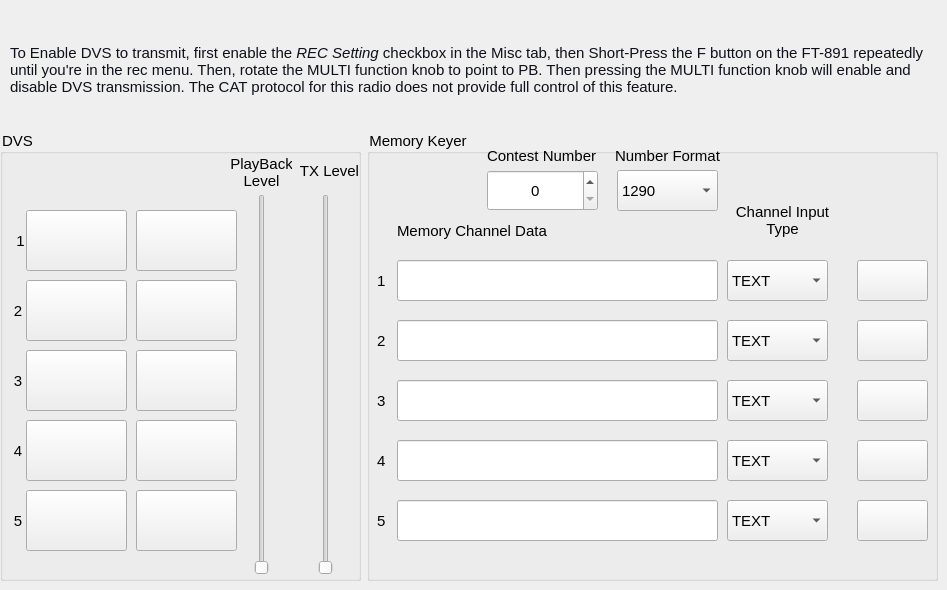
      <widget class="QWidget" name="contesting">
       <property name="styleSheet">
        <string notr="true">QWidget{font: &quot;MS Shell Dlg 2&quot;; font-size: 15px}</string>
       </property>
       <attribute name="title">
        <string>Contesting</string>
       </attribute>
       <widget class="QGroupBox" name="gpDVS">
        <property name="geometry">
         <rect>
          <x>0</x>
          <y>130</y>
          <width>361</width>
          <height>451</height>
         </rect>
        </property>
        <property name="title">
         <string>DVS</string>
        </property>
        <widget class="QPushButton" name="btnCh1Load">
         <property name="geometry">
          <rect>
           <x>26</x>
           <y>80</y>
           <width>101</width>
           <height>61</height>
          </rect>
         </property>
         <property name="text">
          <string/>
         </property>
         <property name="icon">
          <iconset resource="QtFT891.qrc">
           <normaloff>:/QtFT891/Record</normaloff>:/QtFT891/Record</iconset>
         </property>
         <property name="iconSize">
          <size>
           <width>48</width>
           <height>48</height>
          </size>
         </property>
        </widget>
        <widget class="QPushButton" name="btnCh1Play">
         <property name="geometry">
          <rect>
           <x>136</x>
           <y>80</y>
           <width>101</width>
           <height>61</height>
          </rect>
         </property>
         <property name="text">
          <string/>
         </property>
         <property name="icon">
          <iconset resource="QtFT891.qrc">
           <normaloff>:/QtFT891/Play</normaloff>:/QtFT891/Play</iconset>
         </property>
         <property name="iconSize">
          <size>
           <width>48</width>
           <height>48</height>
          </size>
         </property>
        </widget>
        <widget class="QPushButton" name="btnCh2Play">
         <property name="geometry">
          <rect>
           <x>136</x>
           <y>150</y>
           <width>101</width>
           <height>61</height>
          </rect>
         </property>
         <property name="text">
          <string/>
         </property>
         <property name="icon">
          <iconset resource="QtFT891.qrc">
           <normaloff>:/QtFT891/Play</normaloff>:/QtFT891/Play</iconset>
         </property>
         <property name="iconSize">
          <size>
           <width>48</width>
           <height>48</height>
          </size>
         </property>
        </widget>
        <widget class="QPushButton" name="btnCh2Load">
         <property name="geometry">
          <rect>
           <x>26</x>
           <y>150</y>
           <width>101</width>
           <height>61</height>
          </rect>
         </property>
         <property name="text">
          <string/>
         </property>
         <property name="icon">
          <iconset resource="QtFT891.qrc">
           <normaloff>:/QtFT891/Record</normaloff>:/QtFT891/Record</iconset>
         </property>
         <property name="iconSize">
          <size>
           <width>48</width>
           <height>48</height>
          </size>
         </property>
        </widget>
        <widget class="QPushButton" name="btnCh3Play">
         <property name="geometry">
          <rect>
           <x>136</x>
           <y>220</y>
           <width>101</width>
           <height>61</height>
          </rect>
         </property>
         <property name="text">
          <string/>
         </property>
         <property name="icon">
          <iconset resource="QtFT891.qrc">
           <normaloff>:/QtFT891/Play</normaloff>:/QtFT891/Play</iconset>
         </property>
         <property name="iconSize">
          <size>
           <width>48</width>
           <height>48</height>
          </size>
         </property>
        </widget>
        <widget class="QPushButton" name="btnCh3Load">
         <property name="geometry">
          <rect>
           <x>26</x>
           <y>220</y>
           <width>101</width>
           <height>61</height>
          </rect>
         </property>
         <property name="text">
          <string/>
         </property>
         <property name="icon">
          <iconset resource="QtFT891.qrc">
           <normaloff>:/QtFT891/Record</normaloff>:/QtFT891/Record</iconset>
         </property>
         <property name="iconSize">
          <size>
           <width>48</width>
           <height>48</height>
          </size>
         </property>
        </widget>
        <widget class="QPushButton" name="btnCh4Play">
         <property name="geometry">
          <rect>
           <x>136</x>
           <y>290</y>
           <width>101</width>
           <height>61</height>
          </rect>
         </property>
         <property name="text">
          <string/>
         </property>
         <property name="icon">
          <iconset resource="QtFT891.qrc">
           <normaloff>:/QtFT891/Play</normaloff>:/QtFT891/Play</iconset>
         </property>
         <property name="iconSize">
          <size>
           <width>48</width>
           <height>48</height>
          </size>
         </property>
        </widget>
        <widget class="QPushButton" name="btnCh4Load">
         <property name="geometry">
          <rect>
           <x>26</x>
           <y>290</y>
           <width>101</width>
           <height>61</height>
          </rect>
         </property>
         <property name="text">
          <string/>
         </property>
         <property name="icon">
          <iconset resource="QtFT891.qrc">
           <normaloff>:/QtFT891/Record</normaloff>:/QtFT891/Record</iconset>
         </property>
         <property name="iconSize">
          <size>
           <width>48</width>
           <height>48</height>
          </size>
         </property>
        </widget>
        <widget class="QPushButton" name="btnCh5Play">
         <property name="geometry">
          <rect>
           <x>136</x>
           <y>360</y>
           <width>101</width>
           <height>61</height>
          </rect>
         </property>
         <property name="text">
          <string/>
         </property>
         <property name="icon">
          <iconset resource="QtFT891.qrc">
           <normaloff>:/QtFT891/Play</normaloff>:/QtFT891/Play</iconset>
         </property>
         <property name="iconSize">
          <size>
           <width>48</width>
           <height>48</height>
          </size>
         </property>
        </widget>
        <widget class="QPushButton" name="btnCh5Load">
         <property name="geometry">
          <rect>
           <x>26</x>
           <y>360</y>
           <width>101</width>
           <height>61</height>
          </rect>
         </property>
         <property name="text">
          <string/>
         </property>
         <property name="icon">
          <iconset resource="QtFT891.qrc">
           <normaloff>:/QtFT891/Record</normaloff>:/QtFT891/Record</iconset>
         </property>
         <property name="iconSize">
          <size>
           <width>48</width>
           <height>48</height>
          </size>
         </property>
        </widget>
        <widget class="QLabel" name="lbldvs_1">
         <property name="geometry">
          <rect>
           <x>10</x>
           <y>90</y>
           <width>21</width>
           <height>41</height>
          </rect>
         </property>
         <property name="text">
          <string>1</string>
         </property>
         <property name="alignment">
          <set>Qt::AlignCenter</set>
         </property>
        </widget>
        <widget class="QLabel" name="lbldvs_2">
         <property name="geometry">
          <rect>
           <x>10</x>
           <y>160</y>
           <width>16</width>
           <height>41</height>
          </rect>
         </property>
         <property name="text">
          <string>2</string>
         </property>
         <property name="alignment">
          <set>Qt::AlignCenter</set>
         </property>
        </widget>
        <widget class="QLabel" name="lbldvs_3">
         <property name="geometry">
          <rect>
           <x>10</x>
           <y>230</y>
           <width>16</width>
           <height>41</height>
          </rect>
         </property>
         <property name="text">
          <string>3</string>
         </property>
         <property name="alignment">
          <set>Qt::AlignCenter</set>
         </property>
        </widget>
        <widget class="QLabel" name="lbldvs_4">
         <property name="geometry">
          <rect>
           <x>10</x>
           <y>300</y>
           <width>16</width>
           <height>41</height>
          </rect>
         </property>
         <property name="text">
          <string>4</string>
         </property>
         <property name="alignment">
          <set>Qt::AlignCenter</set>
         </property>
        </widget>
        <widget class="QLabel" name="lbldvs_5">
         <property name="geometry">
          <rect>
           <x>10</x>
           <y>370</y>
           <width>16</width>
           <height>41</height>
          </rect>
         </property>
         <property name="text">
          <string>5</string>
         </property>
         <property name="alignment">
          <set>Qt::AlignCenter</set>
         </property>
        </widget>
        <widget class="QSlider" name="lvldvsRx">
         <property name="geometry">
          <rect>
           <x>241</x>
           <y>64</y>
           <width>41</width>
           <height>381</height>
          </rect>
         </property>
         <property name="maximum">
          <number>100</number>
         </property>
         <property name="orientation">
          <enum>Qt::Vertical</enum>
         </property>
        </widget>
        <widget class="QLabel" name="lbdvsrx">
         <property name="geometry">
          <rect>
           <x>231</x>
           <y>12</y>
           <width>61</width>
           <height>61</height>
          </rect>
         </property>
         <property name="text">
          <string>PlayBack Level</string>
         </property>
         <property name="alignment">
          <set>Qt::AlignCenter</set>
         </property>
         <property name="wordWrap">
          <bool>true</bool>
         </property>
        </widget>
        <widget class="QSlider" name="lvldvsTx">
         <property name="geometry">
          <rect>
           <x>305</x>
           <y>64</y>
           <width>41</width>
           <height>381</height>
          </rect>
         </property>
         <property name="maximum">
          <number>100</number>
         </property>
         <property name="orientation">
          <enum>Qt::Vertical</enum>
         </property>
        </widget>
        <widget class="QLabel" name="label">
         <property name="geometry">
          <rect>
           <x>299</x>
           <y>20</y>
           <width>61</width>
           <height>41</height>
          </rect>
         </property>
         <property name="text">
          <string>TX Level</string>
         </property>
         <property name="alignment">
          <set>Qt::AlignCenter</set>
         </property>
         <property name="wordWrap">
          <bool>true</bool>
         </property>
        </widget>
       </widget>
       <widget class="QGroupBox" name="gpmemkeyer">
        <property name="geometry">
         <rect>
          <x>367</x>
          <y>130</y>
          <width>571</width>
          <height>451</height>
         </rect>
        </property>
        <property name="title">
         <string>Memory Keyer</string>
        </property>
        <widget class="QLabel" name="lblmk">
         <property name="geometry">
          <rect>
           <x>10</x>
           <y>130</y>
           <width>16</width>
           <height>41</height>
          </rect>
         </property>
         <property name="text">
          <string>1</string>
         </property>
        </widget>
        <widget class="QLabel" name="lblmk_2">
         <property name="geometry">
          <rect>
           <x>10</x>
           <y>190</y>
           <width>16</width>
           <height>41</height>
          </rect>
         </property>
         <property name="text">
          <string>2</string>
         </property>
        </widget>
        <widget class="QLabel" name="lblmk_3">
         <property name="geometry">
          <rect>
           <x>10</x>
           <y>250</y>
           <width>16</width>
           <height>41</height>
          </rect>
         </property>
         <property name="text">
          <string>3</string>
         </property>
        </widget>
        <widget class="QLabel" name="lblmk_4">
         <property name="geometry">
          <rect>
           <x>10</x>
           <y>310</y>
           <width>16</width>
           <height>41</height>
          </rect>
         </property>
         <property name="text">
          <string>4</string>
         </property>
        </widget>
        <widget class="QLabel" name="lblmk_5">
         <property name="geometry">
          <rect>
           <x>10</x>
           <y>370</y>
           <width>20</width>
           <height>41</height>
          </rect>
         </property>
         <property name="text">
          <string>5</string>
         </property>
        </widget>
        <widget class="QLineEdit" name="lnMemKey_1">
         <property name="geometry">
          <rect>
           <x>30</x>
           <y>130</y>
           <width>321</width>
           <height>41</height>
          </rect>
         </property>
        </widget>
        <widget class="QLineEdit" name="lnMemKey_2">
         <property name="geometry">
          <rect>
           <x>30</x>
           <y>190</y>
           <width>321</width>
           <height>41</height>
          </rect>
         </property>
        </widget>
        <widget class="QLineEdit" name="lnMemKey_3">
         <property name="geometry">
          <rect>
           <x>30</x>
           <y>250</y>
           <width>321</width>
           <height>41</height>
          </rect>
         </property>
        </widget>
        <widget class="QLineEdit" name="lnMemKey_5">
         <property name="geometry">
          <rect>
           <x>30</x>
           <y>370</y>
           <width>321</width>
           <height>41</height>
          </rect>
         </property>
        </widget>
        <widget class="QLineEdit" name="lnMemKey_4">
         <property name="geometry">
          <rect>
           <x>30</x>
           <y>310</y>
           <width>321</width>
           <height>41</height>
          </rect>
         </property>
        </widget>
        <widget class="QPushButton" name="bnMkPlay">
         <property name="geometry">
          <rect>
           <x>490</x>
           <y>130</y>
           <width>71</width>
           <height>41</height>
          </rect>
         </property>
         <property name="text">
          <string/>
         </property>
         <property name="icon">
          <iconset resource="QtFT891.qrc">
           <normaloff>:/QtFT891/Play</normaloff>:/QtFT891/Play</iconset>
         </property>
         <property name="shortcut">
          <string>Ctrl+1</string>
         </property>
        </widget>
        <widget class="QPushButton" name="bnMkPlay_2">
         <property name="geometry">
          <rect>
           <x>490</x>
           <y>190</y>
           <width>71</width>
           <height>41</height>
          </rect>
         </property>
         <property name="text">
          <string/>
         </property>
         <property name="icon">
          <iconset resource="QtFT891.qrc">
           <normaloff>:/QtFT891/Play</normaloff>:/QtFT891/Play</iconset>
         </property>
         <property name="shortcut">
          <string>Ctrl+2</string>
         </property>
        </widget>
        <widget class="QPushButton" name="bnMkPlay_3">
         <property name="geometry">
          <rect>
           <x>490</x>
           <y>250</y>
           <width>71</width>
           <height>41</height>
          </rect>
         </property>
         <property name="text">
          <string/>
         </property>
         <property name="icon">
          <iconset resource="QtFT891.qrc">
           <normaloff>:/QtFT891/Play</normaloff>:/QtFT891/Play</iconset>
         </property>
         <property name="shortcut">
          <string>Ctrl+3</string>
         </property>
        </widget>
        <widget class="QPushButton" name="bnMkPlay_4">
         <property name="geometry">
          <rect>
           <x>490</x>
           <y>310</y>
           <width>71</width>
           <height>41</height>
          </rect>
         </property>
         <property name="text">
          <string/>
         </property>
         <property name="icon">
          <iconset resource="QtFT891.qrc">
           <normaloff>:/QtFT891/Play</normaloff>:/QtFT891/Play</iconset>
         </property>
         <property name="shortcut">
          <string>Ctrl+4</string>
         </property>
        </widget>
        <widget class="QPushButton" name="bnMkPlay_5">
         <property name="geometry">
          <rect>
           <x>490</x>
           <y>370</y>
           <width>71</width>
           <height>41</height>
          </rect>
         </property>
         <property name="text">
          <string/>
         </property>
         <property name="icon">
          <iconset resource="QtFT891.qrc">
           <normaloff>:/QtFT891/Play</normaloff>:/QtFT891/Play</iconset>
         </property>
         <property name="shortcut">
          <string>Ctrl+5</string>
         </property>
        </widget>
        <widget class="QComboBox" name="cbMK">
         <property name="geometry">
          <rect>
           <x>360</x>
           <y>130</y>
           <width>101</width>
           <height>41</height>
          </rect>
         </property>
         <item>
          <property name="text">
           <string>TEXT</string>
          </property>
         </item>
         <item>
          <property name="text">
           <string>MESSAGE</string>
          </property>
         </item>
        </widget>
        <widget class="QComboBox" name="cbMK_2">
         <property name="geometry">
          <rect>
           <x>360</x>
           <y>190</y>
           <width>101</width>
           <height>41</height>
          </rect>
         </property>
         <item>
          <property name="text">
           <string>TEXT</string>
          </property>
         </item>
         <item>
          <property name="text">
           <string>MESSAGE</string>
          </property>
         </item>
        </widget>
        <widget class="QComboBox" name="cbMK_3">
         <property name="geometry">
          <rect>
           <x>360</x>
           <y>250</y>
           <width>101</width>
           <height>41</height>
          </rect>
         </property>
         <item>
          <property name="text">
           <string>TEXT</string>
          </property>
         </item>
         <item>
          <property name="text">
           <string>MESSAGE</string>
          </property>
         </item>
        </widget>
        <widget class="QComboBox" name="cbMK_4">
         <property name="geometry">
          <rect>
           <x>360</x>
           <y>310</y>
           <width>101</width>
           <height>41</height>
          </rect>
         </property>
         <item>
          <property name="text">
           <string>TEXT</string>
          </property>
         </item>
         <item>
          <property name="text">
           <string>MESSAGE</string>
          </property>
         </item>
        </widget>
        <widget class="QComboBox" name="cbMK_5">
         <property name="geometry">
          <rect>
           <x>360</x>
           <y>370</y>
           <width>101</width>
           <height>41</height>
          </rect>
         </property>
         <item>
          <property name="text">
           <string>TEXT</string>
          </property>
         </item>
         <item>
          <property name="text">
           <string>MESSAGE</string>
          </property>
         </item>
        </widget>
        <widget class="QLabel" name="lblMessageText">
         <property name="geometry">
          <rect>
           <x>30</x>
           <y>80</y>
           <width>181</width>
           <height>41</height>
          </rect>
         </property>
         <property name="text">
          <string>Memory Channel Data</string>
         </property>
        </widget>
        <widget class="QLabel" name="label_2">
         <property name="geometry">
          <rect>
           <x>360</x>
           <y>60</y>
           <width>111</width>
           <height>61</height>
          </rect>
         </property>
         <property name="text">
          <string>Channel Input Type</string>
         </property>
         <property name="alignment">
          <set>Qt::AlignCenter</set>
         </property>
         <property name="wordWrap">
          <bool>true</bool>
         </property>
        </widget>
        <widget class="QSpinBox" name="sbContestNumber">
         <property name="geometry">
          <rect>
           <x>120</x>
           <y>40</y>
           <width>111</width>
           <height>41</height>
          </rect>
         </property>
         <property name="alignment">
          <set>Qt::AlignCenter</set>
         </property>
         <property name="maximum">
          <number>9999</number>
         </property>
        </widget>
        <widget class="QLabel" name="lblContestSpinner">
         <property name="geometry">
          <rect>
           <x>120</x>
           <y>10</y>
           <width>121</width>
           <height>31</height>
          </rect>
         </property>
         <property name="text">
          <string>Contest Number</string>
         </property>
        </widget>
        <widget class="QComboBox" name="cbNumberFormat">
         <property name="geometry">
          <rect>
           <x>250</x>
           <y>40</y>
           <width>101</width>
           <height>41</height>
          </rect>
         </property>
         <item>
          <property name="text">
           <string>1290</string>
          </property>
         </item>
         <item>
          <property name="text">
           <string>AUNO</string>
          </property>
         </item>
         <item>
          <property name="text">
           <string>AUNT</string>
          </property>
         </item>
         <item>
          <property name="text">
           <string>A2NO</string>
          </property>
         </item>
         <item>
          <property name="text">
           <string>A2NT</string>
          </property>
         </item>
         <item>
          <property name="text">
           <string>12NO</string>
          </property>
         </item>
         <item>
          <property name="text">
           <string>12NT</string>
          </property>
         </item>
        </widget>
        <widget class="QLabel" name="lblNumberFormat">
         <property name="geometry">
          <rect>
           <x>240</x>
           <y>15</y>
           <width>121</width>
           <height>21</height>
          </rect>
         </property>
         <property name="text">
          <string>Number Format</string>
         </property>
         <property name="alignment">
          <set>Qt::AlignCenter</set>
         </property>
        </widget>
       </widget>
       <widget class="QLabel" name="label_24">
        <property name="geometry">
         <rect>
          <x>10</x>
          <y>10</y>
          <width>921</width>
          <height>121</height>
         </rect>
        </property>
        <property name="text">
         <string>&lt;html&gt;&lt;head/&gt;&lt;body&gt;&lt;p&gt;&lt;span style=&quot; color:#0e101a; background-color:transparent;&quot;&gt;To Enable DVS to transmit, first enable the &lt;/span&gt;&lt;span style=&quot; font-style:italic; color:#0e101a; background-color:transparent;&quot;&gt;REC Setting&lt;/span&gt;&lt;span style=&quot; color:#0e101a; background-color:transparent;&quot;&gt; checkbox in the Misc tab, then Short-Press the F button on the FT-891 repeatedly until you're in the rec menu. Then, rotate the MULTI function knob to point to PB. Then pressing the MULTI function knob will enable and disable DVS transmission. The CAT protocol for this radio does not provide full control of this feature. &lt;/span&gt;&lt;/p&gt;&lt;/body&gt;&lt;/html&gt;</string>
        </property>
        <property name="wordWrap">
         <bool>true</bool>
        </property>
       </widget>
      </widget>
